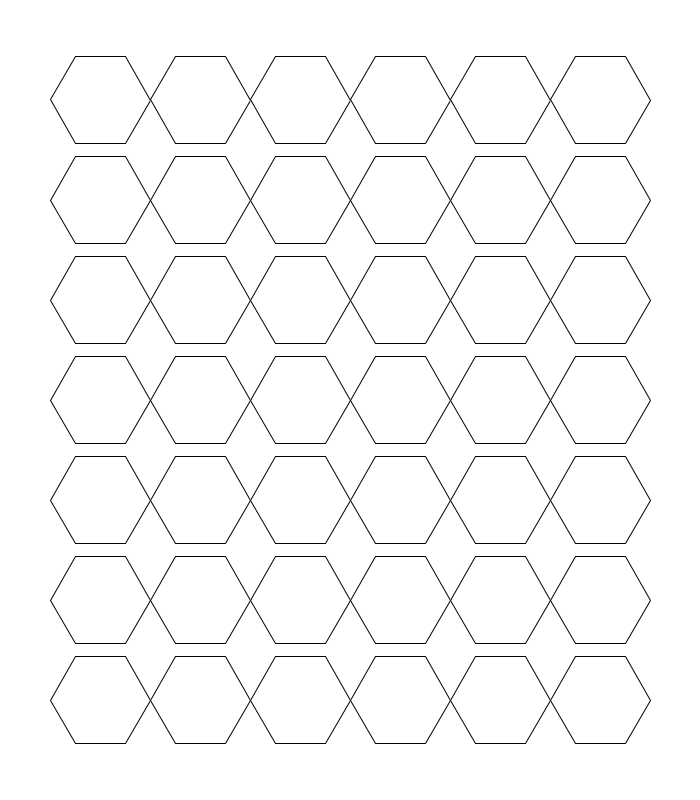
Frame 1 (no input)
Frame 60 (the mouse pressed at the canvas centre just before this capture): identical to frame 1, image omitted
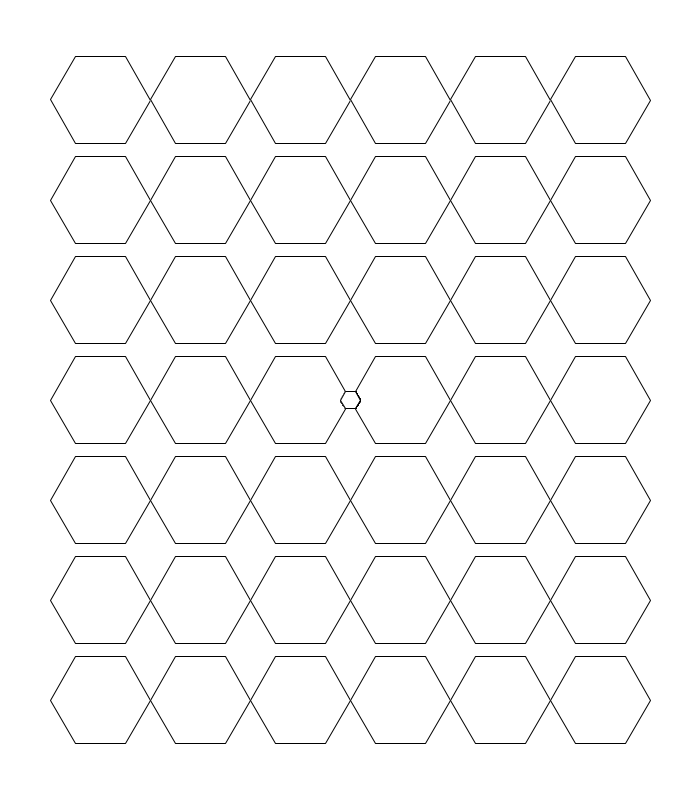
Frame 120 (the mouse held since frame 60 and released just before this capture)

The Processing sketch that drew these frames (run headless with seeded random() and noise(); from frame 60 on, the mouse is pressed at the canvas centre):

// Processing sketch: PolyGrid
// ── PolyGrid.pde
void setup(){
  size(700,800);
  background(255);
  smooth();
  
  for(int x = 100; x<700; x+=100){
    for(int y = 100; y<800; y+=100){
      //for(int j = x/100; j<7; j+=1){
       polygon(6, x, y, 50); }
    }
  }
//}

void draw(){
    PShape[] hexes = new PShape[10];
    if(mousePressed){
      polygon(6, mouseX, mouseY, 10);
    }
    
}

void polygon(int n, float cx, float cy, float r) { 
  float angle = 360.0 / n; 
  beginShape(); 
  for (int i = 0; i < n; i++) { 
    vertex(cx + r * cos(radians(angle * i)), cy + r * sin(radians(angle * i))); 
  } 
  endShape(CLOSE); 
} 
